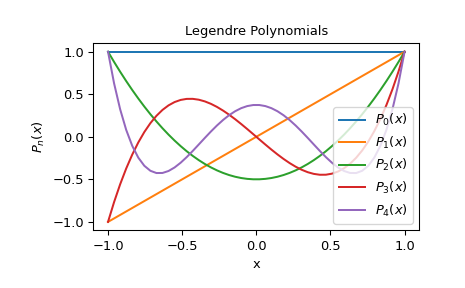

Recreate this plot in Python.
from scipy.special import eval_legendre

# Evaluate the zero-order Legendre polynomial at x = 0

eval_legendre(0, 0)
# 1.0

# Evaluate the first-order Legendre polynomial between -1 and 1

import numpy as np
X = np.linspace(-1, 1, 5)  # Domain of Legendre polynomials
eval_legendre(1, X)
# array([-1. , -0.5,  0. ,  0.5,  1. ])

# Evaluate Legendre polynomials of order 0 through 4 at x = 0

N = range(0, 5)
eval_legendre(N, 0)
# array([ 1.   ,  0.   , -0.5  ,  0.   ,  0.375])

# Plot Legendre polynomials of order 0 through 4

X = np.linspace(-1, 1)

import matplotlib.pyplot as plt
for n in range(0, 5):
    y = eval_legendre(n, X)
    plt.plot(X, y, label=r'$P_{}(x)$'.format(n))

plt.title("Legendre Polynomials")
plt.xlabel("x")
plt.ylabel(r'$P_n(x)$')
plt.legend(loc='lower right')
plt.show()
